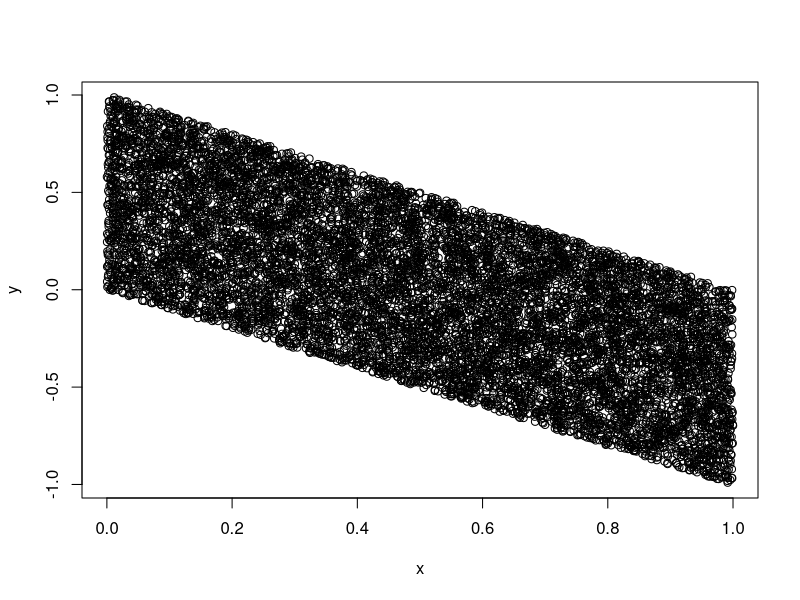
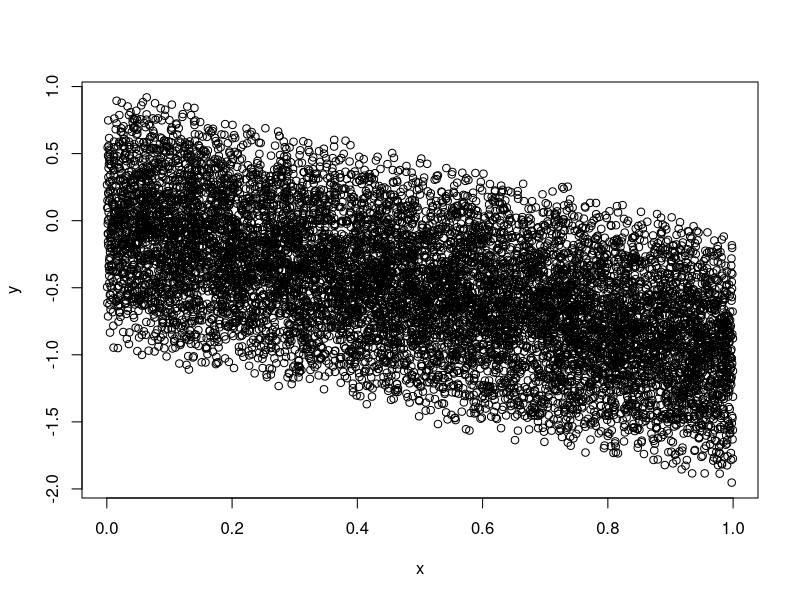

These figures' R source, in order:
# y(t) is i.i.d random variable
# what's the R-squared for the regression specified by
# 1) y(t) - y(t-1) ~ y(t)
# 2) y(t) - y(t-1) - y(t-2) ~ y(t)

#==== case 1 ====#
n <- 10000
series <- runif(n+1)

# y(t) - y(t-1) ~ y(t)
y <- series[-1]-series[-length(series)]
x <- series[-length(series)]
model <- lm(y~x)
# RSQ ~ 0.5
summary(model)
plot(x,y)


#==== case 2 ====#
n <- 10000
series <- runif(n+2)

# y(t) - y(t-1) - y(t-2) ~ y(t)
y <- series[-c(1:2)]-
  series[-c(length(series),length(series)-1)]-
  series[-c(length(series),1)]
x <- series[-c(length(series),length(series)-1)]
model <- lm(y~x)
# RSQ ~ 0.33
summary(model)
plot(x,y)
